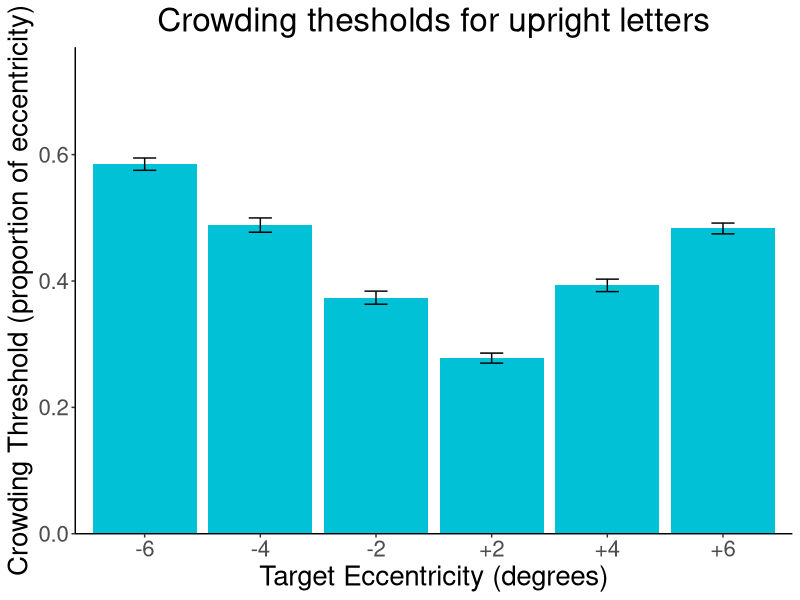
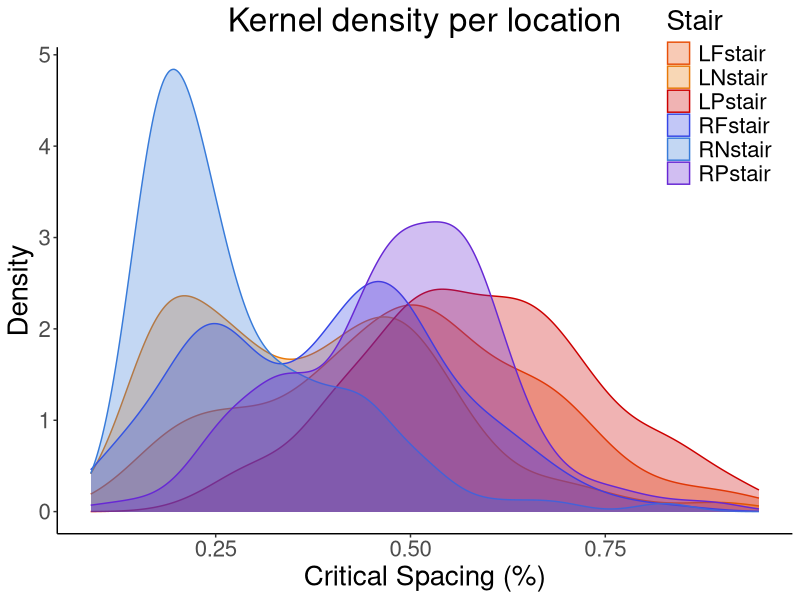
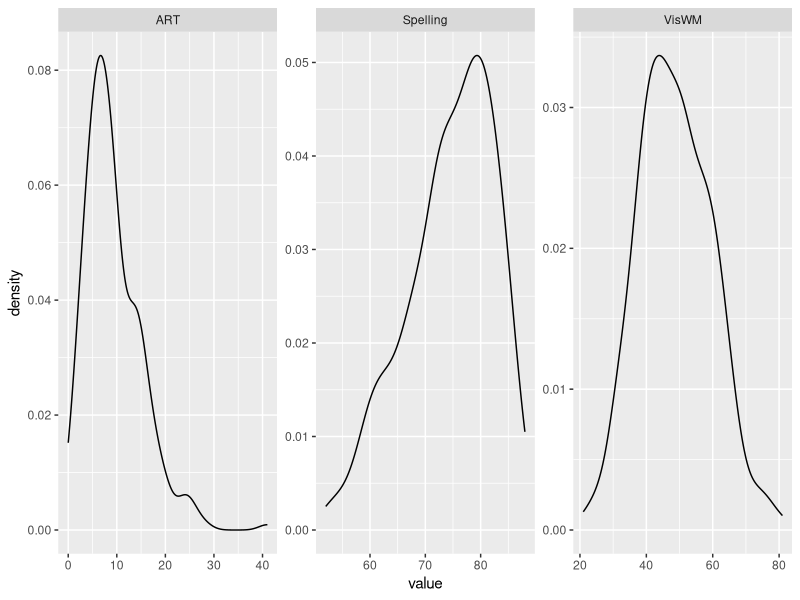
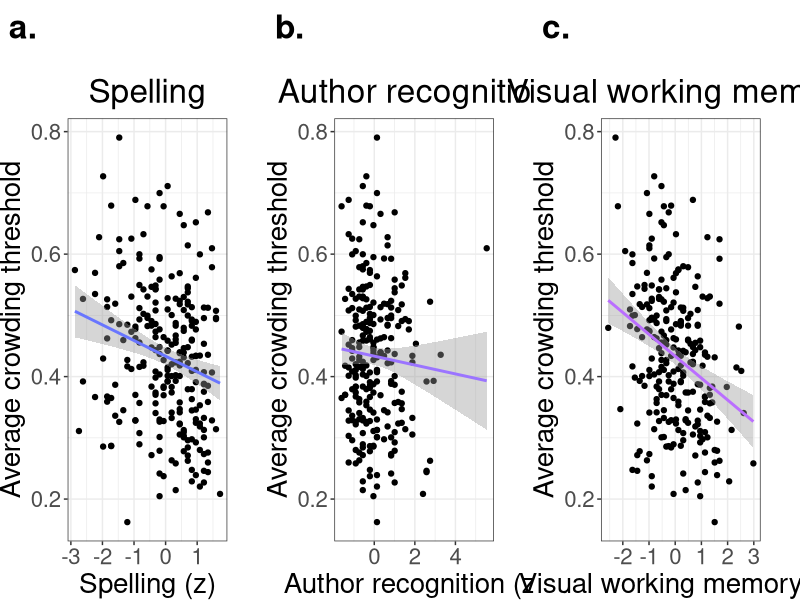

Write R code to recreate these figures, in order. (Note: this script raises an error after producing the figures.)
##### SET UP, LOAD DATA ####

# packages
require(dplyr)
require(tidyr)

require(lme4)
require(lmerTest)
require(car)

require(ggplot2)
require(gridExtra)
require(effects)

# working directory
setwd("/Users/kwinsler/Documents/GitHub/Letter_crowding_study/Study2")

dat <- read.csv('CRD_INDIV_data.csv')

# comment out if you wish to include native readers of latin scrips that are not english
dat %>% filter(Native_English_reader == 'Y') -> dat

#### Initial plots ####
pdat <- dat %>% 
  group_by(Stair) %>%  
  summarise(mean = mean(Mean), 
            sd = sd(Mean),
            n = n(),  
            se = sd(Mean)/sqrt(n())) %>%
  mutate(Stair_num = case_when(
    Stair == 'LPstair' ~ "-6",
    Stair == 'LFstair' ~ "-4",
    Stair == 'LNstair' ~ "-2",
    Stair == 'RNstair' ~ "+2",
    Stair == 'RFstair' ~ "+4",
    Stair == 'RPstair' ~ "+6"))

ylimits <- c(0,0.7) # same as study 1 plot

ggplot(pdat, aes(Stair_num, mean)) +
  geom_bar(stat="identity", fill = "#00c1d6") +
  scale_x_discrete(limits=c("-6","-4","-2","+2","+4","+6")) +
  geom_errorbar(position = position_dodge(.9), aes(ymin = mean - se, ymax = mean + se), width=0.2) + 
  labs(x = 'Target Eccentricity (degrees)', 
       y = 'Crowding Threshold (proportion of eccentricity)', 
       title = 'Crowding thesholds for upright letters') +
  scale_y_continuous(limits = ylimits, expand = expansion(mult = c(0, .1))) +
  theme_classic() +
  theme(plot.title = element_text(hjust = 0.5),
        legend.position=c(.9,.9),
        text = element_text(size=20))

# bonus plots

# kde plot
ggplot(dat, aes(x=Mean, color=Stair, fill = Stair)) +
  geom_density(alpha = .3) + #position = 'stack', 
  theme(text = element_text(size=20)) + 
  labs(x = 'Critical Spacing (%)', y = 'Density', title = 'Kernel density per location') +
  scale_color_manual(values=c("#e85009", "#e87909","#cc0000",  "#3546e6", "#387bd9", "#6728d4")) +
  scale_fill_manual(values=c("#e85009", "#e87909","#cc0000",  "#3546e6", "#387bd9", "#6728d4")) +
  theme_classic() +
  theme(plot.title = element_text(hjust = 0.5),
        legend.position=c(.9,.9),
        text = element_text(size=20))

# density plots for subject variables
dat %>%
  group_by(SUBJECT) %>%
  summarize(ART = min(ART),
            Spelling = min(Spelling),
            VisWM = min(VisWM)) %>%
  select(-SUBJECT) %>% 
  gather() %>% 
  ggplot(aes(value)) +
  facet_wrap(~ key, scales = "free") +
  geom_density() 

#### ANALYSIS ####

## Scale individual difference data, effect code

# make sure numeric
dat$ART <- as.numeric(dat$ART)
dat$VisWM <- as.numeric(dat$VisWM)
dat$Spelling <- as.numeric(dat$Spelling)

dat %>%
  mutate(
    
    VWM_z = scale(VisWM),
    ART_z = scale(ART),
    Spelling_z = scale(Spelling),
    
    # Effect coded
    EccentricityEff = case_when(
      Eccentricity == 'Near' ~ -.5,
      Eccentricity == 'Far' ~ 0,
      Eccentricity == 'Peripheral' ~ .5),
    
    HemifieldEff = case_when(
      Hemifield == 'Left' ~ -.5,
      Hemifield == 'Right' ~ .5)
    
  ) -> dat

# Model
fit <- lmer(Mean ~ HemifieldEff * EccentricityEff * Spelling_z
            + HemifieldEff * EccentricityEff * VWM_z 
            + HemifieldEff * EccentricityEff * ART_z
            + (1 + EccentricityEff + HemifieldEff | SUBJECT)
            , data = dat)
summary(fit)
Anova(fit, type = 3)

# Spelling only model (for supplemental figure)
fit.spe <- lmer(Mean ~ HemifieldEff * EccentricityEff * Spelling_z
            + (1 + EccentricityEff + HemifieldEff | SUBJECT)
            , data = dat)

summary(fit.spe)
Anova(fit.spe, type = 3)

# ART only model (for supplemental figure)
fit.art <- lmer(Mean ~ HemifieldEff * EccentricityEff * ART_z
            + (1 + EccentricityEff + HemifieldEff | SUBJECT)
            , data = dat)
summary(fit.art)
Anova(fit.art, type = 3)

# if you remove the ART outlier who is at +5 sd... (not reported, just for exploration)
# does double the main effect and pushes it much closer to significance (p .45 -> .13) but doesnt change significance
fit.art2 <- lmer(Mean ~ HemifieldEff * EccentricityEff * ART_z
                + (1 + EccentricityEff + HemifieldEff | SUBJECT)
                , data = dat[dat$SUBJECT != 145, ])
summary(fit.art2)
Anova(fit.art2, type = 3)

# VWM only model (for supplemental figure)
fit.vwm <- lmer(Mean ~ HemifieldEff * EccentricityEff * VWM_z 
                + (1 + EccentricityEff + HemifieldEff | SUBJECT)
                , data = dat)
summary(fit.vwm)
Anova(fit.vwm, type = 3)

#### Model plots ####

## Main effect plots
av_subThresh <- dat %>%
  group_by(SUBJECT) %>%
  summarize(Mean_threshold = mean(Mean),
            VWM = min(VWM_z),
            SPE = min(Spelling_z),
            ART = min(ART_z))

# SPELL
SPE_cor <- ggplot(av_subThresh, aes(SPE, Mean_threshold)) +
  geom_point() +
  geom_smooth(method=lm, color = "#6976FF") +
  labs(x = 'Spelling (z)', 
       y = 'Average crowding threshold', 
       title = 'Spelling',
       tag = 'a.') +
  theme_bw() +
  theme(plot.title = element_text(hjust = 0.5),
        plot.tag = element_text(face = "bold"),
        plot.tag.position = c(0.1,1.1),
        text = element_text(size=20),
        plot.margin = unit(c(2,1,0,0), "cm"))

# ART
ART_cor <- ggplot(av_subThresh, aes(ART, Mean_threshold)) +
  geom_point() +
  geom_smooth(method=lm, color = "#9B74FF") +
  labs(x = 'Author recognition (z)',
       y = 'Average crowding threshold',
       title = 'Author recognition',
       tag = 'b.') +
  theme_bw() +
  theme(plot.title = element_text(hjust = 0.5),
        plot.tag = element_text(face = "bold"),
        plot.tag.position = c(0.1,1.1),
        text = element_text(size=20),
        plot.margin = unit(c(2,1,0,0), "cm"))

# VWM
VWM_cor <- ggplot(av_subThresh, aes(VWM, Mean_threshold)) +
  geom_point() +
  geom_smooth(method=lm, color = "#BA6EFF" ) +
  labs(x = 'Visual working memory (z)',
       y = 'Average crowding threshold',
       title = 'Visual working memory',
       tag = 'c.') +
  theme_bw() +
  theme(plot.title = element_text(hjust = 0.5),
        plot.tag = element_text(face = "bold"),
        plot.tag.position = c(0.1,1.1),
        text = element_text(size=20),
        plot.margin = unit(c(2,1,0,0), "cm"))

# combined
grid.arrange(SPE_cor, ART_cor, VWM_cor, nrow = 1)



## Effect plots

summary(fit)
y_efflimits <- c(-0.075,0.025)

## VWM
# get effects
vwmEffects <- Effect(c('HemifieldEff', 'EccentricityEff', 'VWM_z'), 
                     xlevels=list(HemifieldEff = c(-0.5,0.5),
                                  EccentricityEff = c(-0.5,0,0.5),
                                  VWM_z = c(-.5,.5)), 
                     fit)

vwmEffects <- as.data.frame(vwmEffects)

vwmEffects %>%
  group_by(EccentricityEff, HemifieldEff) %>%
  summarise(slope = fit[VWM_z == 0.5] - fit[VWM_z == -0.5],
            se = mean(se[VWM_z == 0.5],se[VWM_z == -0.5])) %>%
  mutate(Stair = case_when(
    EccentricityEff == 0.5 & HemifieldEff == -0.5 ~ "-6",
    EccentricityEff == 0 & HemifieldEff == -0.5 ~ "-4",
    EccentricityEff == -0.5 & HemifieldEff == -0.5 ~ "-2",
    EccentricityEff == -0.5 & HemifieldEff == 0.5 ~ "+2",
    EccentricityEff == 0 & HemifieldEff == 0.5 ~ "+4",
    EccentricityEff == 0.5 & HemifieldEff == 0.5 ~ "+6")) -> vwmEffects

# plot
vwm_effplot <- ggplot(vwmEffects, aes(Stair, slope)) +
  geom_bar(stat="identity", fill = "#BA6EFF") +
  scale_y_continuous(limits = y_efflimits, expand = expansion(mult = c(0, .1))) +
  scale_x_discrete(limits=c("-6","-4","-2","+2","+4","+6")) +
  geom_errorbar(position = position_dodge(.9), aes(ymin = slope - se, ymax = slope + se), width=0.2) + 
  labs(x = 'Target Eccentricity (degrees)',
       y = 'Predicted threshold change',
       #title = 'Visual working memory',
       tag = 'f.') +
  geom_hline(yintercept = 0) +
  theme_classic() +
  theme(#plot.title = element_text(hjust = 0.5),
    plot.tag = element_text(face = "bold"),
    plot.tag.position = c(0.1,1.1),
    text = element_text(size=20),
    plot.margin = unit(c(2,1,0,0), "cm"))

## Spelling
# get effects
speEffects <- Effect(c('HemifieldEff', 'EccentricityEff', 'Spelling_z'), 
                     xlevels=list(HemifieldEff = c(-0.5,0.5),
                                  EccentricityEff = c(-0.5,0,0.5),
                                  Spelling_z = c(-.5,.5)), 
                     fit)

speEffects <- as.data.frame(speEffects)

speEffects %>%
  group_by(EccentricityEff, HemifieldEff) %>%
  summarise(slope = fit[Spelling_z == 0.5] - fit[Spelling_z == -0.5],
            se = mean(se[Spelling_z == 0.5],se[Spelling_z == -0.5])) %>%
  mutate(Stair = case_when(
    EccentricityEff == 0.5 & HemifieldEff == -0.5 ~ "-6",
    EccentricityEff == 0 & HemifieldEff == -0.5 ~ "-4",
    EccentricityEff == -0.5 & HemifieldEff == -0.5 ~ "-2",
    EccentricityEff == -0.5 & HemifieldEff == 0.5 ~ "+2",
    EccentricityEff == 0 & HemifieldEff == 0.5 ~ "+4",
    EccentricityEff == 0.5 & HemifieldEff == 0.5 ~ "+6")) -> speEffects

spe_effplot <- ggplot(speEffects, aes(Stair, slope)) +
  geom_bar(stat="identity", fill = "#6976FF") +
  scale_y_continuous(limits = y_efflimits, expand = expansion(mult = c(0, .1))) +
  scale_x_discrete(limits=c("-6","-4","-2","+2","+4","+6")) +
  geom_errorbar(position = position_dodge(.9), aes(ymin = slope - se, ymax = slope + se), width=0.2) + 
  labs(x = 'Target Eccentricity (degrees)',
       y = 'Predicted threshold change',
       #title = 'Spelling',
       tag = 'd.') +
  geom_hline(yintercept = 0) +
  theme_classic() +
  theme(#plot.title = element_text(hjust = 0.5),
    plot.tag = element_text(face = "bold"),
    plot.tag.position = c(0.1,1.1),
    text = element_text(size=20),
    plot.margin = unit(c(2,1,0,0), "cm"))

## ART
# get effects
ARTEffects <- Effect(c('HemifieldEff', 'EccentricityEff', 'ART_z'), 
                     xlevels=list(HemifieldEff = c(-0.5,0.5),
                                  EccentricityEff = c(-0.5,0,0.5),
                                  ART_z = c(-.5,.5)), 
                     fit)

ARTEffects <- as.data.frame(ARTEffects)

ARTEffects %>%
  group_by(EccentricityEff, HemifieldEff) %>%
  summarise(slope = fit[ART_z == 0.5] - fit[ART_z == -0.5],
            se = mean(se[ART_z == 0.5],se[ART_z == -0.5])) %>%
  mutate(Stair = case_when(
    EccentricityEff == 0.5 & HemifieldEff == -0.5 ~ "-6",
    EccentricityEff == 0 & HemifieldEff == -0.5 ~ "-4",
    EccentricityEff == -0.5 & HemifieldEff == -0.5 ~ "-2",
    EccentricityEff == -0.5 & HemifieldEff == 0.5 ~ "+2",
    EccentricityEff == 0 & HemifieldEff == 0.5 ~ "+4",
    EccentricityEff == 0.5 & HemifieldEff == 0.5 ~ "+6"))-> ARTEffects

# plot
art_effplot <- ggplot(ARTEffects, aes(Stair, slope)) +
  geom_bar(stat="identity", fill = "#9B74FF") +
  scale_y_continuous(limits = y_efflimits, expand = expansion(mult = c(0, .1))) +
  scale_x_discrete(limits=c("-6","-4","-2","+2","+4","+6")) +
  geom_errorbar(position = position_dodge(.9), aes(ymin = slope - se, ymax = slope + se), width=0.2) + 
  labs(x = 'Target Eccentricity (degrees)',
       y = 'Predicted threshold change',
       #title = 'Author recognition',
       tag = 'e.') +
  geom_hline(yintercept = 0) +
  theme_classic() +
  theme(#plot.title = element_text(hjust = 0.5),
    plot.tag = element_text(face = "bold"),
    plot.tag.position = c(0.1,1.1),
    text = element_text(size=20),
    plot.margin = unit(c(2,1,0,0), "cm"))


## all combined (exported at 1900 x 1100)
grid.arrange(SPE_cor, ART_cor, VWM_cor,
             spe_effplot, art_effplot, vwm_effplot,
             nrow = 2)

## Supplemental figure

## Effect plots

summary(fit)
y_efflimits <- c(-0.075,0.025)

## VWM
# get effects
vwmEffects <- Effect(c('HemifieldEff', 'EccentricityEff', 'VWM_z'), 
                     xlevels=list(HemifieldEff = c(-0.5,0.5),
                                  EccentricityEff = c(-0.5,0,0.5),
                                  VWM_z = c(-.5,.5)), 
                     fit.vwm)

vwmEffects <- as.data.frame(vwmEffects)

vwmEffects %>%
  group_by(EccentricityEff, HemifieldEff) %>%
  summarise(slope = fit[VWM_z == 0.5] - fit[VWM_z == -0.5],
            se = mean(se[VWM_z == 0.5],se[VWM_z == -0.5])) %>%
  mutate(Stair = case_when(
    EccentricityEff == 0.5 & HemifieldEff == -0.5 ~ "-6",
    EccentricityEff == 0 & HemifieldEff == -0.5 ~ "-4",
    EccentricityEff == -0.5 & HemifieldEff == -0.5 ~ "-2",
    EccentricityEff == -0.5 & HemifieldEff == 0.5 ~ "+2",
    EccentricityEff == 0 & HemifieldEff == 0.5 ~ "+4",
    EccentricityEff == 0.5 & HemifieldEff == 0.5 ~ "+6")) -> vwmEffects

# plot
vwm_effplot <- ggplot(vwmEffects, aes(Stair, slope)) +
  geom_bar(stat="identity", fill = "#BA6EFF") +
  scale_y_continuous(limits = y_efflimits, expand = expansion(mult = c(0, .1))) +
  scale_x_discrete(limits=c("-6","-4","-2","+2","+4","+6")) +
  geom_errorbar(position = position_dodge(.9), aes(ymin = slope - se, ymax = slope + se), width=0.2) + 
  labs(x = 'Target Eccentricity (degrees)',
       y = 'Predicted threshold change',
       title = 'Visual working memory',
       tag = 'c.') +
  geom_hline(yintercept = 0) +
  theme_classic() +
  theme(plot.title = element_text(hjust = 0.5),
    plot.tag = element_text(face = "bold"),
    plot.tag.position = c(0.1,1.1),
    text = element_text(size=20),
    plot.margin = unit(c(2,1,0,0), "cm"))

## Spelling
# get effects
speEffects <- Effect(c('HemifieldEff', 'EccentricityEff', 'Spelling_z'), 
                     xlevels=list(HemifieldEff = c(-0.5,0.5),
                                  EccentricityEff = c(-0.5,0,0.5),
                                  Spelling_z = c(-.5,.5)), 
                     fit.spe)

speEffects <- as.data.frame(speEffects)

speEffects %>%
  group_by(EccentricityEff, HemifieldEff) %>%
  summarise(slope = fit[Spelling_z == 0.5] - fit[Spelling_z == -0.5],
            se = mean(se[Spelling_z == 0.5],se[Spelling_z == -0.5])) %>%
  mutate(Stair = case_when(
    EccentricityEff == 0.5 & HemifieldEff == -0.5 ~ "-6",
    EccentricityEff == 0 & HemifieldEff == -0.5 ~ "-4",
    EccentricityEff == -0.5 & HemifieldEff == -0.5 ~ "-2",
    EccentricityEff == -0.5 & HemifieldEff == 0.5 ~ "+2",
    EccentricityEff == 0 & HemifieldEff == 0.5 ~ "+4",
    EccentricityEff == 0.5 & HemifieldEff == 0.5 ~ "+6")) -> speEffects

spe_effplot <- ggplot(speEffects, aes(Stair, slope)) +
  geom_bar(stat="identity", fill = "#6976FF") +
  scale_y_continuous(limits = y_efflimits, expand = expansion(mult = c(0, .1))) +
  scale_x_discrete(limits=c("-6","-4","-2","+2","+4","+6")) +
  geom_errorbar(position = position_dodge(.9), aes(ymin = slope - se, ymax = slope + se), width=0.2) + 
  labs(x = 'Target Eccentricity (degrees)',
       y = 'Predicted threshold change',
       title = 'Spelling',
       tag = 'a.') +
  geom_hline(yintercept = 0) +
  theme_classic() +
  theme(plot.title = element_text(hjust = 0.5),
    plot.tag = element_text(face = "bold"),
    plot.tag.position = c(0.1,1.1),
    text = element_text(size=20),
    plot.margin = unit(c(2,1,0,0), "cm"))

## ART
# get effects
ARTEffects <- Effect(c('HemifieldEff', 'EccentricityEff', 'ART_z'), 
                     xlevels=list(HemifieldEff = c(-0.5,0.5),
                                  EccentricityEff = c(-0.5,0,0.5),
                                  ART_z = c(-.5,.5)), 
                     fit.art)

ARTEffects <- as.data.frame(ARTEffects)

ARTEffects %>%
  group_by(EccentricityEff, HemifieldEff) %>%
  summarise(slope = fit[ART_z == 0.5] - fit[ART_z == -0.5],
            se = mean(se[ART_z == 0.5],se[ART_z == -0.5])) %>%
  mutate(Stair = case_when(
    EccentricityEff == 0.5 & HemifieldEff == -0.5 ~ "-6",
    EccentricityEff == 0 & HemifieldEff == -0.5 ~ "-4",
    EccentricityEff == -0.5 & HemifieldEff == -0.5 ~ "-2",
    EccentricityEff == -0.5 & HemifieldEff == 0.5 ~ "+2",
    EccentricityEff == 0 & HemifieldEff == 0.5 ~ "+4",
    EccentricityEff == 0.5 & HemifieldEff == 0.5 ~ "+6"))-> ARTEffects

# plot
art_effplot <- ggplot(ARTEffects, aes(Stair, slope)) +
  geom_bar(stat="identity", fill = "#9B74FF") +
  scale_y_continuous(limits = y_efflimits, expand = expansion(mult = c(0, .1))) +
  scale_x_discrete(limits=c("-6","-4","-2","+2","+4","+6")) +
  geom_errorbar(position = position_dodge(.9), aes(ymin = slope - se, ymax = slope + se), width=0.2) + 
  labs(x = 'Target Eccentricity (degrees)',
       y = 'Predicted threshold change',
       title = 'Author recognition',
       tag = 'b.') +
  geom_hline(yintercept = 0) +
  theme_classic() +
  theme(plot.title = element_text(hjust = 0.5),
    plot.tag = element_text(face = "bold"),
    plot.tag.position = c(0.1,1.1),
    text = element_text(size=20),
    plot.margin = unit(c(2,1,0,0), "cm"))


## combined 
grid.arrange(spe_effplot, art_effplot, vwm_effplot,
             nrow = 1)
